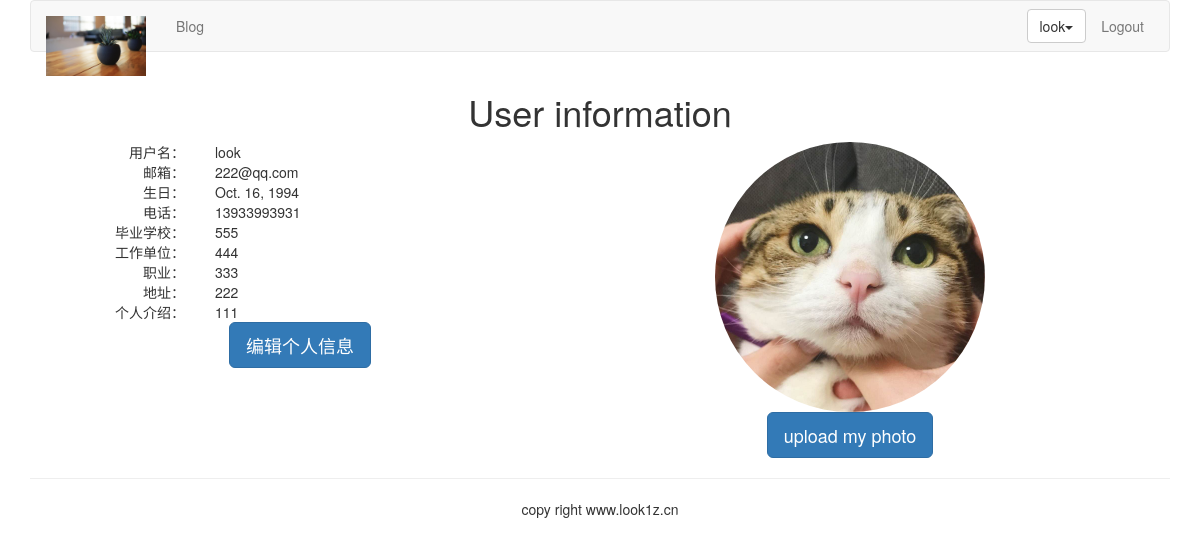
/account/my-information/ (signed in), run on the app's committed database.
### account/models.py (models this page shows, shortened)
class UserProfile(models.Model):
    user = models.OneToOneField(User, unique=True)
    birth = models.DateField(blank=True, null=True)
    phone = models.CharField(max_length=20, null=True)

class UserInfo(models.Model):
    user = models.OneToOneField(User, unique=True)
    school = models.CharField(max_length=100, blank=True)
    company = models.CharField(max_length=100, blank=True)
    profession = models.CharField(max_length=100, blank=True)
    address = models.CharField(max_length=100, blank=True)
    aboutme = models.TextField(blank=True)

### account/views.py (the view)
@login_required(login_url='/account/login/')
def myself(request):
    user = User.objects.get(username=request.user.username)
    userprofile = UserProfile.objects.get(user=user)
    userinfo = UserInfo.objects.get(user=user)
    return render(request, "account/myself.html", {"user": user, "userprofile": userprofile, "userinfo": userinfo})

### templates/account/myself.html (shortened to what this page needs)
{% extends "base.html" %}
{% block content %}
<div class="row text-center vertical-middle-sm">
    <h1>User information</h1>
    <div class="row">
        <div class="col-md-6">
            <div class="row">
                <div class="col-md-4 text-right"><span>用户名：</span></div>
                <div class="col-md-8 text-left"><span>{{ user.username }}</span></div>
            </div>
            <div class="row">
                <div class="col-md-4 text-right"><span>邮箱：</span></div>
                <div class="col-md-8 text-left"><span>{{ user.email }}</span></div>
            </div>
            <div class="row">
                <div class="col-md-4 text-right"><span>生日：</span></div>
                <div class="col-md-8 text-left"><span>{{ userprofile.birth }}</span></div>
            </div>
            <div class="row">
                <div class="col-md-4 text-right"><span>电话：</span></div>
                <div class="col-md-8 text-left"><span>{{ userprofile.phone }}</span></div>
            </div>
            <div class="row">
                <div class="col-md-4 text-right"><span>毕业学校：</span></div>
                <div class="col-md-8 text-left"><span>{{ userinfo.school }}</span></div>
            </div>
            <div class="row">
                <div class="col-md-4 text-right"><span>工作单位：</span></div>
                <div class="col-md-8 text-left"><span>{{ userinfo.company }}</span></div>
            </div>
            <div class="row">
                <div class="col-md-4 text-right"><span>职业：</span></div>
                <div class="col-md-8 text-left"><span>{{ userinfo.profession }}</span></div>
            </div>
            <div class="row">
                <div class="col-md-4 text-right"><span>地址：</span></div>
                <div class="col-md-8 text-left"><span>{{ userinfo.address }}</span></div>
            </div>
            <div class="row">
                <div class="col-md-4 text-right"><span>个人介绍：</span></div>
                <div class="col-md-8 text-left"><span>{{ userinfo.aboutme }}</span></div>
            </div>
            <a href="{% url 'account:edit-my-information' %}"><button class="btn btn-primary btn-lg">编辑个人信息</button></a>
        </div>
        <div class="col-md-6">
            {% load staticfiles %}
            <div style="margin-right:100px">
                <img name="user_face" src="{% static 'images/cat.jpg' %}"
                class="img-circle" width="270px"  id="my_photo">
            </div>
            <div style="margin-right:100px">
                <button class="btn btn-primary btn-lg " id="upload_image" onclick="upload_image_layer()">
                    upload my photo
                </button>
            </div>
        </div>
    </div>
</div>
{% endblock %}

### templates/header.html (shortened to what this page needs)
{% load staticfiles %}
<div class="container">
    <nav class="navbar navbar-default" role="navigation">
        <div class="navbar-header">
            <a class="navbar-brand" href="http://www.look1z.cn">
                <img src="{% static '/images/logo.png' %}" width="100px">
            </a>
        </div>
        <div>
            <ul class="nav navbar-nav" role="navigation">
                <li><a href="{% url 'blog:blog_title' %}">Blog</a>
                </li>
            </ul>
            <ul class="nav navbar-nav navbar-right" style="margin-right:10px">
                {% if user.is_authenticated %}
                <li>
                    <div class="dropdown" style="margin-top:8px">
                        <button class="btn btn-default dropdown-toggle" type="button" id="dropdownMenu"
                                data-toggle="dropdown">{{ user.username }}<span class="caret"></span></button>
                    </div>
                </li>
                <li><a href="{% url 'account:user_logout' %}">Logout</a></li>
                {% else %}
                <li><a href="{% url 'account:user_login' %}">Login</a></li>
                {% endif %}
            </ul>
        </div>
    </nav>
</div>

### data on the page
UserProfile: birth "Oct. 16, 1994", phone "13933993931"
UserInfo: school "555", company "444", profession "333", address "222", aboutme "111"

### other printed values
{{ user.username }} "look"
{{ user.email }} "222@qq.com"
